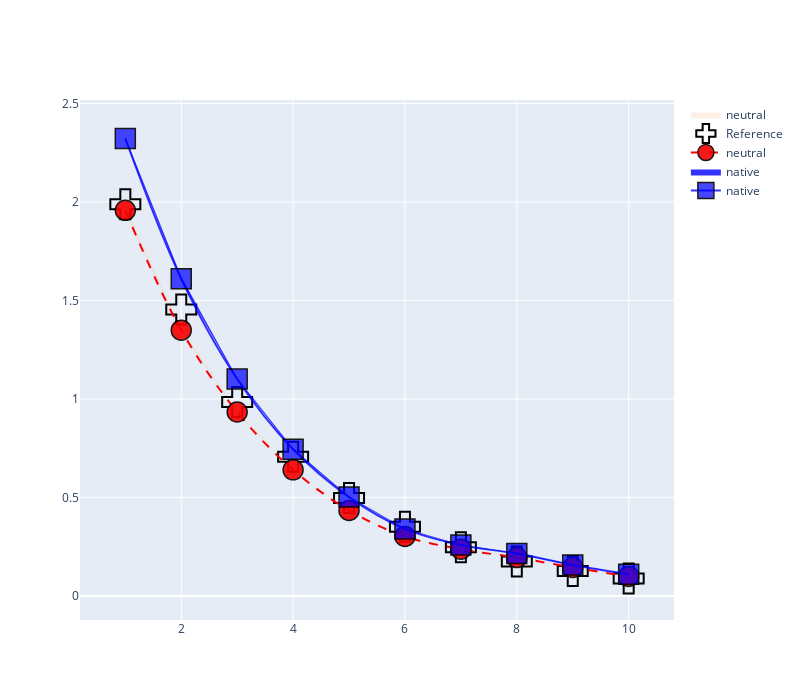

This figure's notebook cell:
### Code cell
derivativesDir = '/Users/agah/Desktop/KuzuData/PHD_DATA/ds-venus/derivatives/qMRLab/sub-phantom/'

spheres = [1, 2, 3, 4, 5, 6, 7, 8, 9, 10]
refMean = [1.989,1.454,0.9841,0.706,0.4967,0.3515,0.24713,0.1753,0.1259,0.089]


sessions = ['rth750retest','rth750test','rthPRIretest','rthPRItest','rthSKYretest','rthSKYtest',
        'vendor750retest','vendor750test','vendorPRIretest','vendorPRItest','vendorSKYretest','vendorSKYtest']
df = pd.DataFrame()

#fig = go.Figure() PREV CELL

avg_array  = []
std_array  =  []
for ii in range(len(spheres)):
    # Each one of these contains B1, MTsat, T1 and T1cor
    cur_region_rth750 = derivativesDir + 'ses-' + sessions[6] + '/stat/sub-phantom_ses-' + sessions[6] + '_desc-sphere' + str(spheres[ii]) + '_metrics.mat'
    cur_region_rthPRI = derivativesDir + 'ses-' + sessions[8] + '/stat/sub-phantom_ses-' + sessions[8] + '_desc-sphere' + str(spheres[ii]) + '_metrics.mat'
    cur_region_rthSKY = derivativesDir + 'ses-' + sessions[10] + '/stat/sub-phantom_ses-' + sessions[10] + '_desc-sphere' + str(spheres[ii]) + '_metrics.mat'



    cur_contents_rth750 = sio.loadmat(cur_region_rth750)
    cur_contents_rthPRI = sio.loadmat(cur_region_rthPRI)
    cur_contents_rthSKY = sio.loadmat(cur_region_rthSKY)
    
    avg_array.append(np.mean(np.array([cur_contents_rth750['T1'].flatten().mean(),cur_contents_rthPRI['T1'].flatten().mean(),cur_contents_rthSKY['T1'].flatten().mean(),]),axis=0))
    std_array.append(np.std(np.array([cur_contents_rth750['T1'].flatten().std(),cur_contents_rthPRI['T1'].flatten().std(),cur_contents_rthSKY['T1'].flatten().std(),]),axis=0))
    #cur_contents_avg = np.delete(cur_contents_avg, np.where(cur_contents_avg > 5))
    cur_tag = 'native'
df[cur_tag + '_mean'] = avg_array
df[cur_tag + '_std'] = std_array
upper = list(np.squeeze(np.array(avg_array)) + np.squeeze(np.array(std_array)))
lower = list(np.squeeze(np.array(avg_array)) - np.squeeze(np.array(std_array)))
# Add std lines
fig.add_trace(go.Scatter(
x= spheres + spheres[::-1],
y=upper+lower[::-1],
fill='toself',
fillcolor= 'rgba(0,0,255,0.8)',
line_color='rgba(255,0,0,0)',
name= 'native'
))
# Add markers
fig.add_trace(go.Scatter(
x=spheres, y=avg_array,
line_color='rgba(0,0,255,0.8)',
name= 'native',
marker = dict(size=20,symbol='square',line=dict(color='black',width=1.5),opacity=0.9),
line=dict(width=2, dash='solid'),
line_shape='spline'
))
fig.update_layout(height=700, width=800)


fig

### Figure 1 — Plotly figure (JSON) as saved in the notebook; plotly's stock layout.template omitted (floating-point values rounded to 4 significant figures)
{"data": [{"fill": "toself", "fillcolor": "rgba(247,202,171,0.3)", "line": {"color": "rgba(255,0,0,0)"}, "name": "neutral", "type": "scatter", "x": [1, 2, 3, 4, 5, 6, 7, 8, 9, 10, 10, 9, 8, 7, 6, 5, 4, 3, 2, 1], "y": [1.976, 1.359, 0.9395, 0.6432, 0.4363, 0.303, 0.2388, 0.1958, 0.1451, 0.09982, 0.098, 0.1438, 0.1935, 0.2352, 0.3009, 0.432, 0.6367, 0.928, 1.339, 1.94]}, {"line": {"color": "black"}, "marker": {"line": {"width": 2}, "size": 25, "symbol": "cross-open"}, "mode": "markers", "name": "Reference", "type": "scatter", "x": [1, 2, 3, 4, 5, 6, 7, 8, 9, 10], "y": [1.989, 1.454, 0.9841, 0.706, 0.4967, 0.3515, 0.2471, 0.1753, 0.1259, 0.089]}, {"line": {"color": "rgba(247,0,0,1)", "dash": "dash", "shape": "spline", "width": 2}, "marker": {"line": {"color": "black", "width": 1.5}, "opacity": 0.9, "size": 20, "symbol": "circle"}, "name": "neutral", "type": "scatter", "x": [1, 2, 3, 4, 5, 6, 7, 8, 9, 10], "y": [1.958, 1.349, 0.9338, 0.64, 0.4341, 0.3019, 0.237, 0.1946, 0.1445, 0.09891]}, {"fill": "toself", "fillcolor": "rgba(0,0,255,0.8)", "line": {"color": "rgba(255,0,0,0)"}, "name": "native", "type": "scatter", "x": [1, 2, 3, 4, 5, 6, 7, 8, 9, 10, 10, 9, 8, 7, 6, 5, 4, 3, 2, 1], "y": [2.328, 1.62, 1.106, 0.7488, 0.505, 0.342, 0.2598, 0.2163, 0.1583, 0.1105, 0.1088, 0.1554, 0.2134, 0.2569, 0.3383, 0.4987, 0.7399, 1.097, 1.6, 2.316]}, {"line": {"color": "rgba(0,0,255,0.8)", "dash": "solid", "shape": "spline", "width": 2}, "marker": {"line": {"color": "black", "width": 1.5}, "opacity": 0.9, "size": 20, "symbol": "square"}, "name": "native", "type": "scatter", "x": [1, 2, 3, 4, 5, 6, 7, 8, 9, 10], "y": [2.322, 1.61, 1.101, 0.7444, 0.5018, 0.3402, 0.2583, 0.2148, 0.1568, 0.1097]}], "layout": {"height": 700, "width": 800}}
